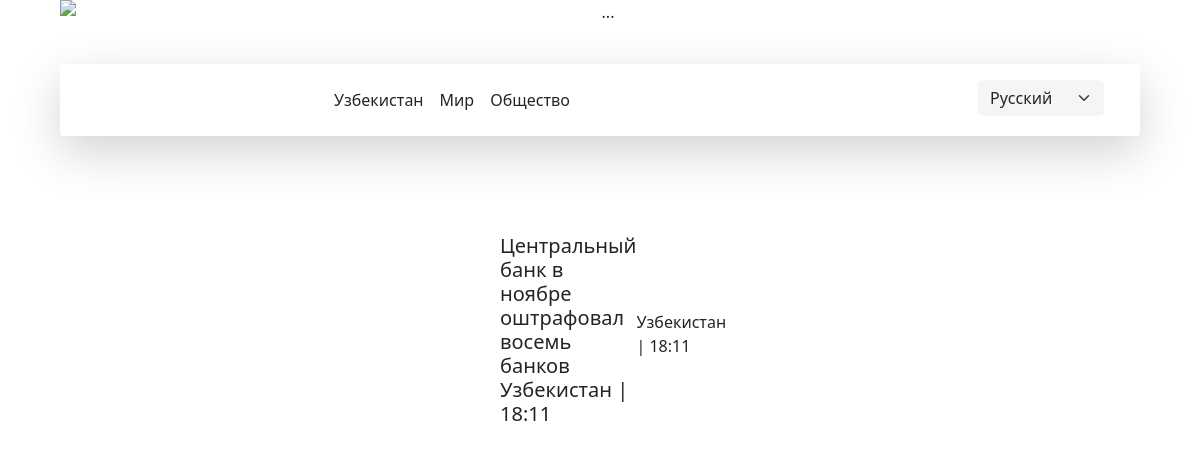
The page /obshestvo2/1 on the database its author committed.
### pages/models.py (models this page shows, shortened)
class Obshestvo(models.Model):
    title = models.CharField(max_length=200)
    img = models.ImageField(blank=True)
    text = models.TextField( )
    title2=models.CharField(max_length=200)
    text2 = models.TextField()

### pages/views.py (the view)
# urls.py: path('obshestvo2/<int:pk>',Obshestvo2_detail.as_view(),name='obshestvo2_detail'),
class Obshestvo2_detail(DetailView):
    model=Obshestvo
    template_name='obshestvo2_detail.html'

### templates/obshestvo2_detail.html
{% extends 'base.html' %}
{% block content %}
<div style="width: 100%; height: auto ;display:flex;align-items: center;justify-content: center;" >
        <div style="display: flex;align-items: center;justify-content: space-around;margin-bottom: 100px;gap: 2px;"  class="col ">
            <div style="width: 200px;height: 300px;display: flex;align-items: center;justify-content: space-between;" >
                <h5 class="card-title">{{obshestvo.title2}}</h5>
                <p class="card-text">{{obshestvo.text2}}</p>
              </div>
          </div>
    </div>
{% endblock content %}

### rows shown on the page
Obshestvo: title2 "Центральный банк в ноябре оштрафовал восемь банков Узбекистан | 18:11", text2 "Узбекистан | 18:11"
